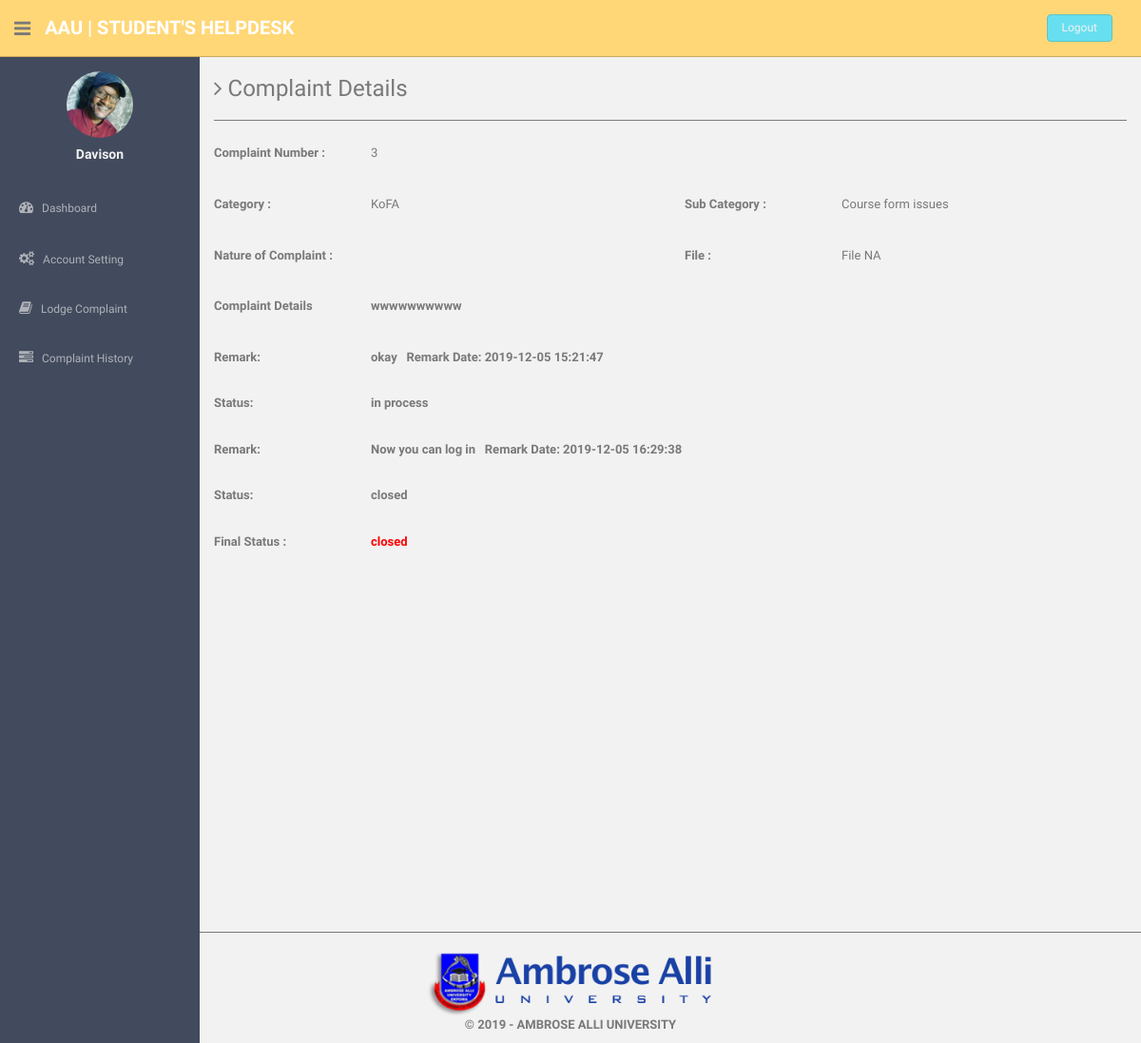
/users/complaint-details.php?cid=3 (signed in), run on the app's committed database.
### tables this page shows
CREATE TABLE IF NOT EXISTS `users` (
  `id` int(11) NOT NULL AUTO_INCREMENT,
  `fullName` varchar(255) DEFAULT NULL,
  `userEmail` varchar(255) DEFAULT NULL,
  `password` varchar(255) DEFAULT NULL,
  `contactNo` bigint(11) DEFAULT NULL,
  `address` tinytext,
  `State` varchar(255) DEFAULT NULL,
  `country` varchar(255) DEFAULT NULL,
  `pincode` int(6) DEFAULT NULL,
  `userImage` varchar(255) DEFAULT NULL,
  `updationDate` timestamp NULL DEFAULT '0000-00-00 00:00:00' ON UPDATE CURRENT_TIMESTAMP,
  `status` int(1) DEFAULT NULL,
  PRIMARY KEY (`id`)
);

CREATE TABLE IF NOT EXISTS `tblcomplaints` (
  `complaintNumber` int(11) NOT NULL AUTO_INCREMENT,
  `userId` int(11) NOT NULL,
  `category` int(11) NOT NULL,
  `subcategory` varchar(255) NOT NULL,
  `complaintDetails` mediumtext NOT NULL,
  `complaintFile` varchar(255) DEFAULT NULL,
  `status` varchar(50) DEFAULT NULL,
  `lastUpdationDate` timestamp NULL DEFAULT '0000-00-00 00:00:00' ON UPDATE CURRENT_TIMESTAMP,
  PRIMARY KEY (`complaintNumber`)
);

CREATE TABLE IF NOT EXISTS `category` (
  `id` int(11) NOT NULL AUTO_INCREMENT,
  `categoryName` varchar(255) NOT NULL,
  `categoryDescription` longtext NOT NULL,
  `creationDate` timestamp NOT NULL DEFAULT CURRENT_TIMESTAMP,
  `updationDate` varchar(255) DEFAULT NULL,
  PRIMARY KEY (`id`)
);

CREATE TABLE IF NOT EXISTS `complaintremark` (
  `id` int(11) NOT NULL AUTO_INCREMENT,
  `complaintNumber` int(11) NOT NULL,
  `status` varchar(255) NOT NULL,
  `remark` mediumtext NOT NULL,
  `remarkDate` timestamp NOT NULL DEFAULT CURRENT_TIMESTAMP,
  PRIMARY KEY (`id`)
);

### users/complaint-details.php (the view, shortened to what this page needs)
<?php session_start();
include('favicon.php');
include('includes/config.php');
include('favicon.php');
if(strlen($_SESSION['login'])==0)
  {
header('location:index.php');
}
else{ ?>
<!DOCTYPE html>
<html lang="en">
  <head>
    <link href="assets/css/bootstrap.css" rel="stylesheet">
    <link href="assets/font-awesome/css/font-awesome.css" rel="stylesheet" />
    <link href="assets/css/style.css" rel="stylesheet">
    <link href="assets/css/style-responsive.css" rel="stylesheet">
  </head>
  <body>
  <section id="container" >
<?php include('includes/header.php');?>
<?php include('includes/sidebar.php');?>
      <section id="main-content">
          <section class="wrapper site-min-height">
          	<h3><i class="fa fa-angle-right"></i> Complaint Details</h3>
            <hr />
 <?php $query=mysqli_query($con,"select tblcomplaints.*,category.categoryName as catname from tblcomplaints join category on category.id=tblcomplaints.category where userId='".$_SESSION['id']."' and complaintNumber='".$_GET['cid']."'");
while($row=mysqli_fetch_array($query))
{?>
          	<div class="row mt">
            <label class="col-sm-2 col-sm-2 control-label"><b>Complaint Number : </b></label>
          		<div class="col-sm-4">
          		<p><?php echo htmlentities($row['complaintNumber']);?></p>
          		</div>
          	</div>
<div class="row mt">
            <label class="col-sm-2 col-sm-2 control-label"><b>Category :</b></label>
              <div class="col-sm-4">
              <p><?php echo htmlentities($row['catname']);?></p>
              </div>
<label class="col-sm-2 col-sm-2 control-label"><b>Sub Category :</b> </label>
              <div class="col-sm-4">
              <p><?php echo htmlentities($row['subcategory']);?></p>
              </div>
            </div>
  <div class="row mt">
            <label class="col-sm-2 col-sm-2 control-label"><b>Nature of Complaint :</b></label>
              <div class="col-sm-4">
              </div>
<label class="col-sm-2 col-sm-2 control-label"><b>File :</b></label>
              <div class="col-sm-4">
              <p><?php $cfile=$row['complaintFile'];
if($cfile=="" || $cfile=="NULL")
{
  echo htmlentities("File NA");
}
else{ ?>
<a href="complaintdocs/<?php echo htmlentities($row['complaintFile']);?>" target='_blank'> View File</a>
<?php } ?>
              </p>
              </div>
            </div>
 <div class="row mt">
            <label class="col-sm-2 col-sm-2 control-label"><b>Complaint Details </label>
              <div class="col-sm-10">
              <p><?php echo htmlentities($row['complaintDetails']);?></p>
              </div>
            </div>
<?php
$ret=mysqli_query($con,"select complaintremark.remark as remark,complaintremark.status as sstatus,complaintremark.remarkDate as rdate from complaintremark join tblcomplaints on tblcomplaints.complaintNumber=complaintremark.complaintNumber where complaintremark.complaintNumber='".$_GET['cid']."'");
while($rw=mysqli_fetch_array($ret))
{
?>
 <div class="row mt">
<label class="col-sm-2 col-sm-2 control-label"><b>Remark:</b></label>
              <div class="col-sm-10">
   <?php echo  htmlentities($rw['remark']); ?>&nbsp;&nbsp; <b>Remark Date: <?php echo  htmlentities($rw['rdate']); ?></b>
              </div>
            </div>
 <div class="row mt">
<label class="col-sm-2 col-sm-2 control-label"><b>Status:</b></label>
              <div class="col-sm-10">
 <?php echo  htmlentities($rw['sstatus']); ?>
              </div>
            </div>
<?php } ?>
 <div class="row mt">
<label class="col-sm-2 col-sm-2 control-label"><b>Final Status :</b></label>
              <div class="col-sm-4">
              <p style="color:red"><?php
if($row['status']=="NULL" || $row['status']=="" )
{
echo "Not Process yet";
} else{
              echo htmlentities($row['status']);
}
              ?></p>
              </div>
            </div>
<?php } ?>
		</section><! --/wrapper -->
      </section>
<?php include('includes/footer.php');?>
  </section>
  </body>
</html>
<?php } ?>

### users/includes/sidebar.php (shortened to what this page needs)
<aside>
          <div id="sidebar"  class="nav-collapse ">
              <ul class="sidebar-menu" id="nav-accordion">
                              <?php $query=mysqli_query($con,"select fullName,userImage from users where userEmail='".$_SESSION['login']."'");
 while($row=mysqli_fetch_array($query))
 {
 ?>
                  <p class="centered"><a href="profile.php">
<?php $userphoto=$row['userImage'];
if($userphoto==""):
?>
<img src="userimages/noimage.png"  class="img-circle" width="70" height="70" >
<?php else:?>
  <img src="userimages/<?php echo htmlentities($userphoto);?>" class="img-circle" width="70" height="70">
<?php endif;?>
</a>
</p>
                  <h5 class="centered"><?php echo htmlentities($row['fullName']);?></h5>
                  <?php } ?>
                  <li class="mt">
                      <a href="dashboard.php">
                          <i class="fa fa-dashboard"></i>
                          <span>Dashboard</span>
                      </a>
                  </li>
                  <li class="sub-menu">
                      <a href="javascript:;" >
                          <i class="fa fa-cogs"></i>
                          <span>Account Setting</span>
                      </a>
                  </li>
                  <li class="sub-menu">
                      <a href="register-complaint.php" >
                          <i class="fa fa-book"></i>
                          <span>Lodge Complaint</span>
                      </a>
                    </li>
                  <li class="sub-menu">
                      <a href="complaint-history.php" >
                          <i class="fa fa-tasks"></i>
                          <span>Complaint History</span>
                      </a>
                  </li>
              </ul>
          </div>
      </aside>

### users/assets/css/style.css (style rules this page uses)
body { color: #797979; background: #f2f2f2; font-family: 'Ruda', sans-serif; padding: 0px !important; margin: 0px !important; font-size:13px; }
ul li { list-style: none; }
a, a:hover, a:focus { text-decoration: none; outline: none; }
#container { width: 100%; height: 100%; }
hr { margin-top: 20px; margin-bottom: 20px; border: 0; border-top: 1px solid #797979; }
.centered { text-align: center; }
.mt { margin-top: 25px; }
#sidebar { width: 210px; height: 100%; position: fixed; background: #424a5d; }
#sidebar h5 { color: #f2f2f2; font-weight: 700; }
#sidebar ul li { position: relative; }
ul.sidebar-menu , ul.sidebar-menu li ul.sub { margin: -2px 0 0; padding: 0; }
ul.sidebar-menu { margin-top: 75px; }
ul.sidebar-menu li { margin-bottom: 5px; margin-left:10px; margin-right:10px; }
ul.sidebar-menu li.sub-menu { line-height: 15px; }
ul.sidebar-menu li a span { display: inline-block; }
ul.sidebar-menu li a { color: #aeb2b7; text-decoration: none; display: block; padding: 15px 0 15px 10px; font-size: 12px; outline: none; -webkit-transition: all 0.3s ease; -moz-transition: all 0.3s ease; -o-transition: all 0.3s ease; -ms-transition: all 0.3s ease; transition: all 0.3s ease; }
ul.sidebar-menu li a i { font-size: 15px; padding-right: 6px; }
#main-content { margin-left: 210px; }
.wrapper { display: inline-block; margin-top: 60px; padding-left: 15px; padding-right: 15px; padding-bottom: 15px; padding-top: 0px; width: 100%; }
label { font-weight: 400; }
.site-min-height { min-height: 900px; }

### data on the page
users: userImage (picture), fullName "Davison"
tblcomplaints: complaintNumber "3", category.categoryName "KoFA", subcategory "Course form issues", complaintDetails "wwwwwwwwww", status "closed"
complaintremark: remark "okay", remarkDate "2019-12-05 15:21:47", status "in process"
complaintremark: remark "Now you can log in", remarkDate "2019-12-05 16:29:38", status "closed"
